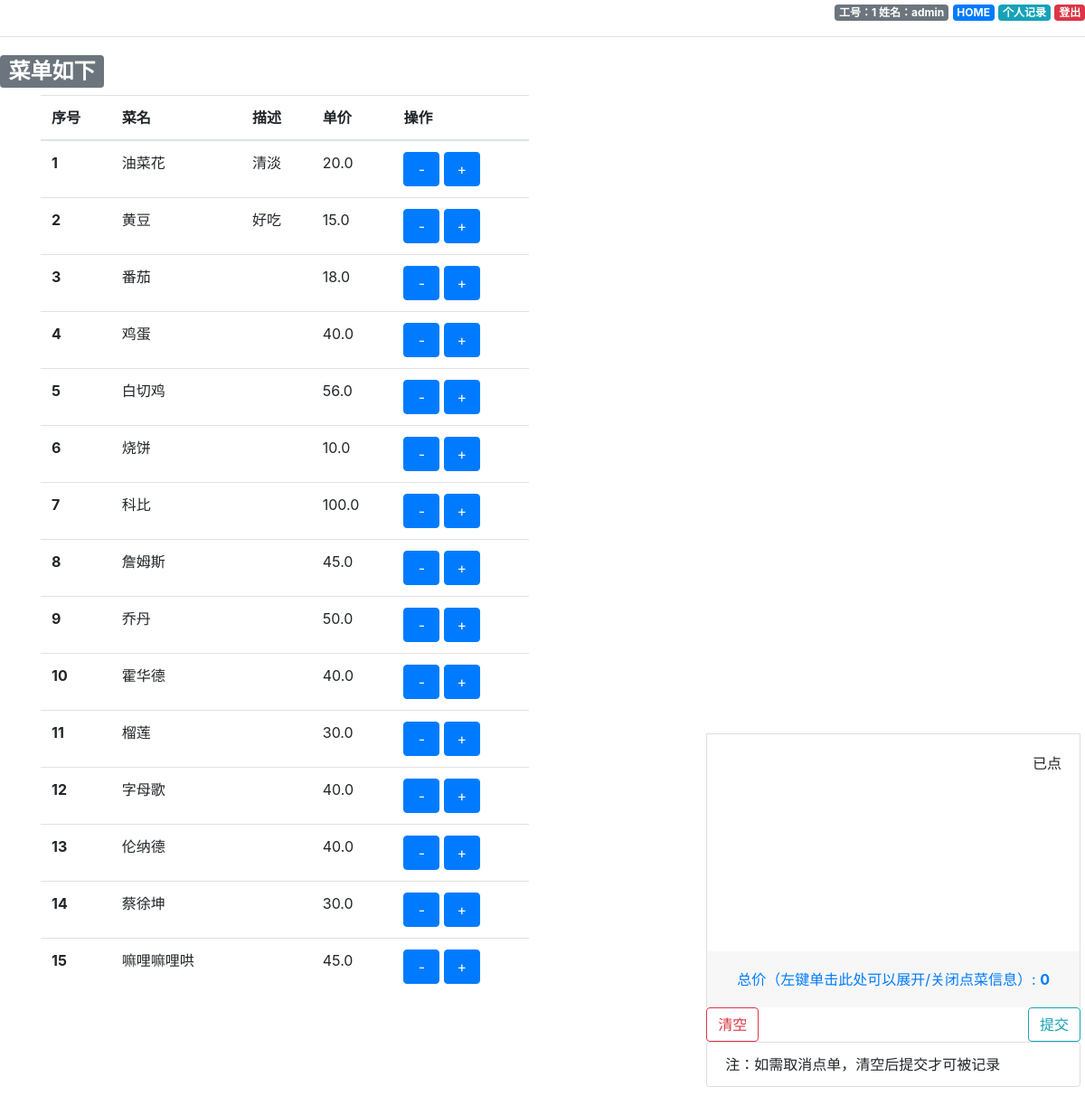
The app's page /menus/menus (signed in) with its own data.
### menus/models.py (models this page shows, shortened)
class Food(models.Model):
    name=models.CharField(max_length=50)
    price=models.FloatField()
    description=models.CharField(max_length=260,blank=True)
    active=models.BooleanField(default=True)
    restaurant=models.ForeignKey(Restaurant, on_delete=models.CASCADE)
    orderby=models.ManyToManyField(Person,through='Order_relation')

### menus/views.py (the view)
# urls.py: path('menus/',include('menus.urls'))
def menus(request):
    if 'login' in request.session and request.session['login']==True:
        Food_list=models.Food.objects.filter(active=True)
        wid=request.session['work_id']
        name=request.session['name']
        filter_id=models.Order_relation.objects.all().filter(person__work_id__exact=wid)
        date=dt.now()
        y=date.year
        m=date.month
        d=date.day
        order_list=filter_id.filter(order_date__year=y,order_date__month=m,order_date__day=d)
        total_price=0
        for item in order_list:
            total_price=total_price+item.totalprice
        MAP={'Food_list':Food_list,
             'wid':wid,
             'name':name,
             'order_list':order_list,
             'total_price':total_price}
        return render(request,'menus/menus.html',MAP)
    else:
        return HttpResponseRedirect(reverse('menus:login'))

### menus/templates/menus/menus.html (shortened to what this page needs)
{% load static %}
<!DOCTYPE html>
<head>
	<link rel="stylesheet" href="https://stackpath.bootstrapcdn.com/bootstrap/4.3.1/css/bootstrap.min.css">
</head>
<div id="logoff">
	<p><span class="badge badge-secondary">工号：{{ wid }} 姓名：{{ name }} </span> <a href="{% url 'menus:home' %}" class="badge badge-primary">HOME</a> <a href="personalhome" class="badge badge-info">个人记录</a> <a href="logoff" class="badge badge-danger">登出</a></p>
</div>
<hr/>
<h2><span class="badge badge-secondary">菜单如下</span></h2>
<body id="page">
	<div class="container">
	<div class="row">
	<div class="col-6">
	<table class="table table-hover" >
		<thead>
		<tr>
			<th scope="col">序号</th>
			<th scope="col">菜名</th>
			<th scope="col">描述</th>
			<th scope="col">单价</th>
			<th scope="col">操作</th>
		</tr>
		</thead>
		<tbody>
	{% for food in Food_list %}
		{% if food.active %}
		<tr>
			<th scope="row">{{ forloop.counter }}</th>
			<td id='{{ food.pk }}n'>{{ food.name }}</td>
			<td>{{ food.description }}</td>
			<td id='{{ food.pk }}p'>{{ food.price }}</td>
			<td>
				<button class="btn btn-primary opb" onclick="subtract('{{ food.pk }}')">-</button>
				<button class="btn btn-primary opb" onclick="add('{{ food.pk }}')">+</button>
			</td>
		</tr>
		{% endif %}
	{% endfor %}
		</tbody>
	</table>
	</div>
	</div>
	</div>
</body>
<form method="POST" action="finished" >
<div class="container">
<div class="row no-gutters">
<div class="col-12">
<div id="fix">
	<div class="accordion" id="accordionExample">
	<div class="card">
	<div id="collapseOne" class="collapse show" aria-labelledby="headingOne" data-parent="#accordionExample">
	<div class="card-body">
	<div id='orderlist'>
		<p class="h">已点</p>
	</div>
	</div>
	</div>
	<div class="card-header" id="headingOne">
	<div id="clickforslide">
        <button class="btn btn-link" type="button" data-toggle="collapse" data-target="#collapseOne" aria-expanded="true" aria-controls="collapseOne">
          总价（左键单击此处可以展开/关闭点菜信息）: <b id='total'>{{ total_price }}</b>
        </button>
	</div>
	</div>
	</div>
	</div>
	<div class="row no-gutters justify-content-between">
	<div class="col-auto">
	<button onclick="clearall()" class="btn btn-outline-danger" type="button">清空</button>
	</div>
	<div class="col-auto">
	<input class="btn btn-outline-info" type="submit" value="提交">
	</div>
	</div>
	<div class="row">
	<div class="col-12">
		<li class="list-group-item">注：如需取消点单，清空后提交才可被记录</li>
	</div>
	</div>
</div>
</div>
</div>
</div>
</form>

### menus/templates/menus/menus.html (style rules this page uses)
#fix {  margin:5px width:400px; right:5px; bottom:10px; position:fixed; }
#orderlist { height:200px; overflow:scroll; }
div p { text-align:right; }
#logoff { text-align:right; }
.opb { width:40px; text-align:center; }

### records on screen
Food: name "油菜花", description "清淡", price "20.0"
Food: name "黄豆", description "好吃", price "15.0"
Food: name "番茄", price "18.0"
Food: name "鸡蛋", price "40.0"
Food: name "白切鸡", price "56.0"
Food: name "烧饼", price "10.0"
Food: name "科比", price "100.0"
Food: name "詹姆斯", price "45.0"
Food: name "乔丹", price "50.0"
Food: name "霍华德", price "40.0"
Food: name "榴莲", price "30.0"
Food: name "字母歌", price "40.0"
Food: name "伦纳德", price "40.0"
Food: name "蔡徐坤", price "30.0"
Food: name "嘛哩嘛哩哄", price "45.0"

### other values on screen
{{ wid }} "1"
{{ name }} "admin"
{{ total_price }} "0"
